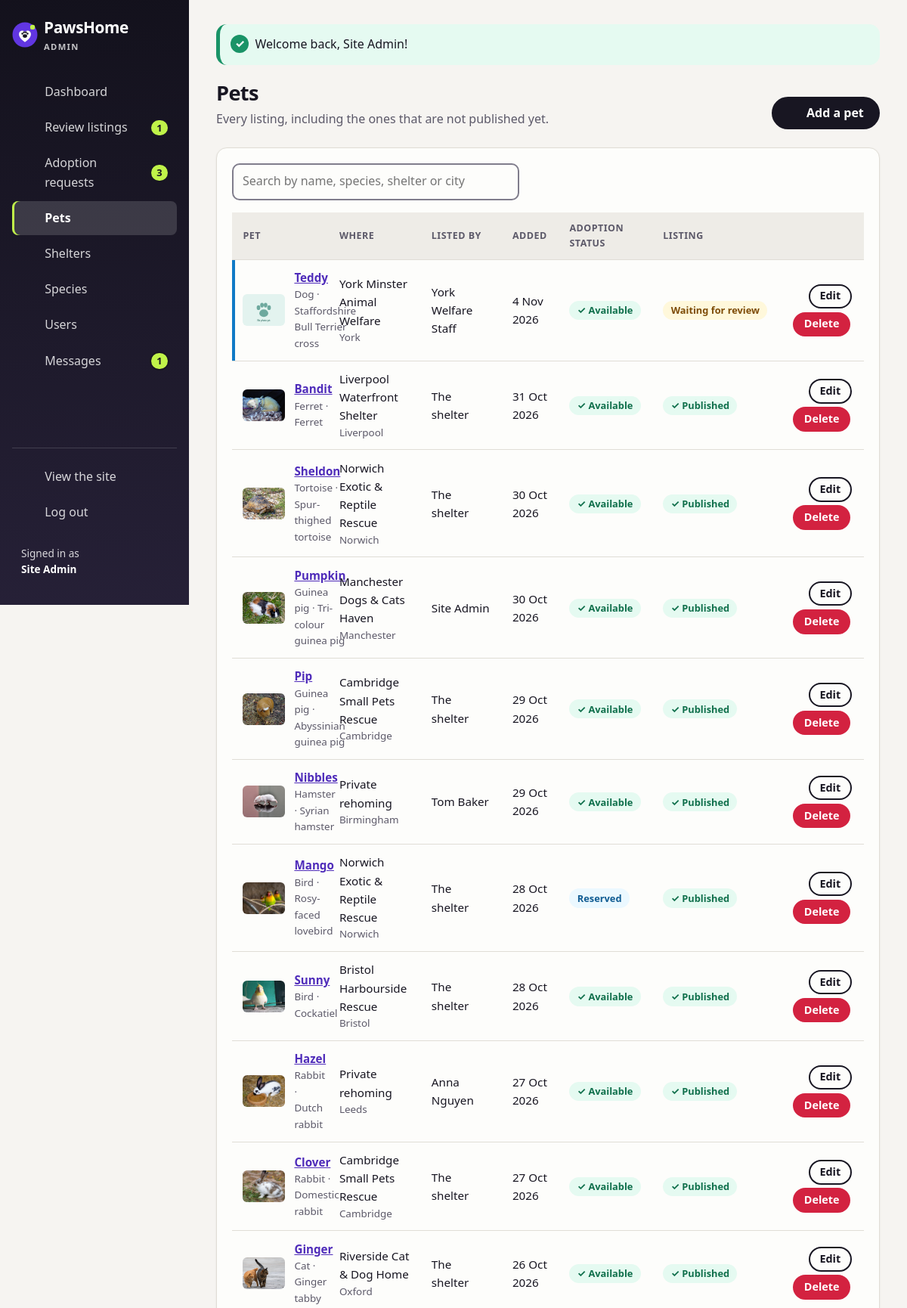
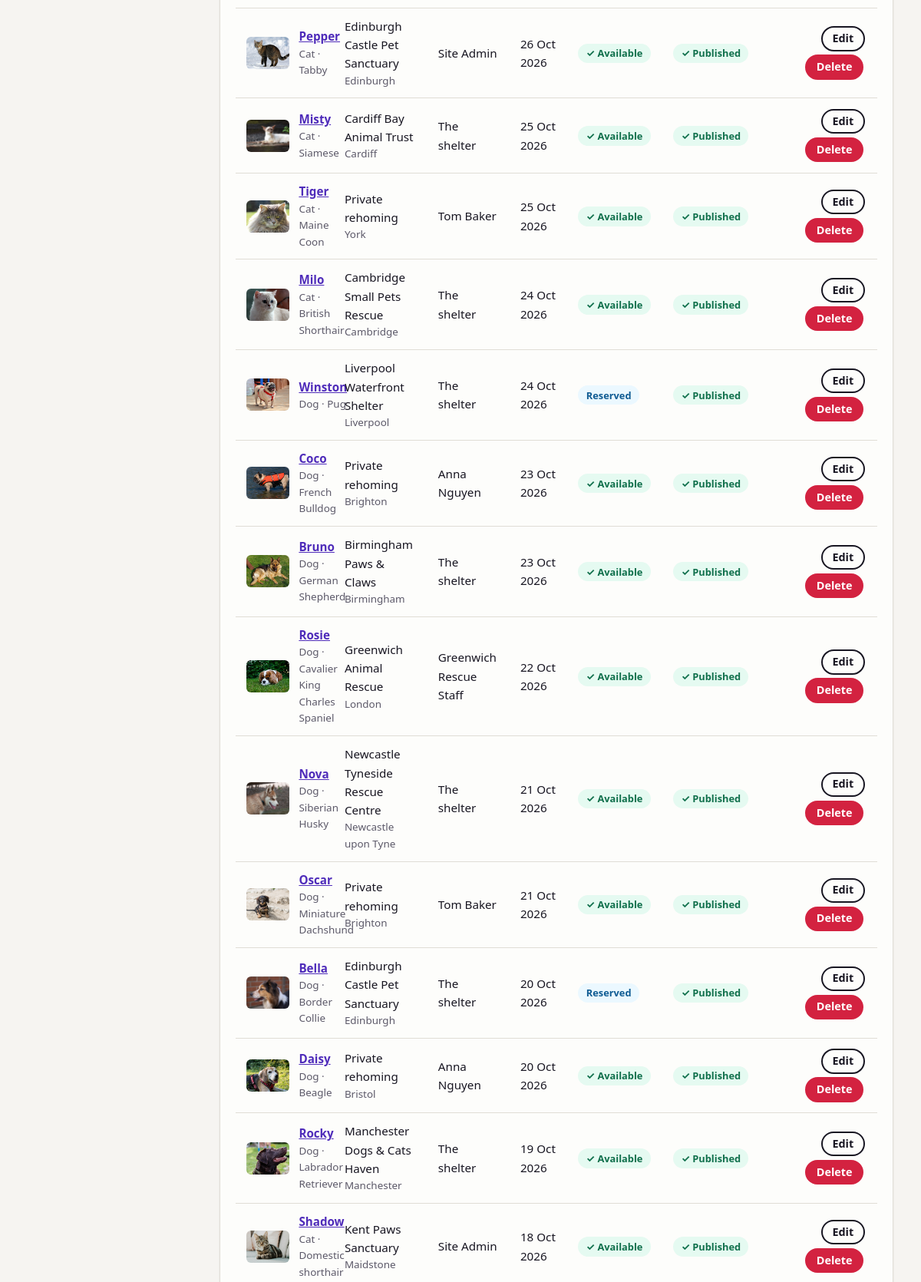
Screenshot of /admin/pets.php (signed in, upper part) with the database file from the repository (2 pictures, top to bottom).
### tables this page shows
CREATE TABLE user (
    id INT NOT NULL AUTO_INCREMENT,
    name VARCHAR(100) NOT NULL,
    email VARCHAR(255) NOT NULL,
    password VARCHAR(255) NOT NULL,
    role ENUM('member', 'admin') NOT NULL DEFAULT 'member',
    shelterid INT NULL,               
    datejoined DATE NOT NULL,
    PRIMARY KEY (id),
    UNIQUE KEY (email)
);

CREATE TABLE pet (
    id INT NOT NULL AUTO_INCREMENT,
    name VARCHAR(50) NOT NULL,
    age INT NOT NULL,
    gender ENUM('Male', 'Female') NOT NULL,
    description TEXT NOT NULL,
    image VARCHAR(255) NULL,
    imagecredit VARCHAR(255) NULL,    
    imagesource VARCHAR(500) NULL,    
    breed VARCHAR(80) NULL,
    size ENUM('Small', 'Medium', 'Large') NOT NULL DEFAULT 'Medium',
    energy ENUM('Low', 'Medium', 'High') NOT NULL DEFAULT 'Medium',
    vaccinated TINYINT(1) NOT NULL DEFAULT 0,        
    neutered TINYINT(1) NOT NULL DEFAULT 0,
    healthnotes VARCHAR(500) NULL,                   
    goodwithkids TINYINT(1) NOT NULL DEFAULT 0,
    goodwithdogs TINYINT(1) NOT NULL DEFAULT 0,
    goodwithcats TINYINT(1) NOT NULL DEFAULT 0,
    apartmentok TINYINT(1) NOT NULL DEFAULT 0,       
    status ENUM('Available', 'Reserved', 'Adopted') NOT NULL DEFAULT 'Available',
     
    approval ENUM('Pending', 'Approved', 'Rejected') NOT NULL DEFAULT 'Pending',
    reviewnote VARCHAR(255) NULL,     
    dateadded DATE NOT NULL,
    speciesid INT NOT NULL,
    shelterid INT NULL,               
    city VARCHAR(100) NULL,           
    userid INT NULL,
    PRIMARY KEY (id),
    FOREIGN KEY (speciesid) REFERENCES species (id) ON DELETE RESTRICT,
    FOREIGN KEY (shelterid) REFERENCES shelter (id) ON DELETE RESTRICT,
    FOREIGN KEY (userid) REFERENCES user (id) ON DELETE SET NULL
);

CREATE TABLE species (
    id INT NOT NULL AUTO_INCREMENT,
    name VARCHAR(50) NOT NULL,
    PRIMARY KEY (id),
    UNIQUE KEY (name)
);

CREATE TABLE shelter (
    id INT NOT NULL AUTO_INCREMENT,
    name VARCHAR(100) NOT NULL,
    city VARCHAR(100) NOT NULL,
    email VARCHAR(255) NOT NULL,
    phone VARCHAR(30) NOT NULL,
    verified TINYINT(1) NOT NULL DEFAULT 0,    
    PRIMARY KEY (id)
);

### admin/pets.php (called while the page is built, shortened)
<?php
include '../includes/Functions.php';
requireAdmin();
try {
	include '../includes/DatabaseConnection.php';
	include '../includes/DatabaseFunctions.php';
	$output = loadTemplate('admin/pets.html.php', ['pets' => allPets($pdo, ['approval' => 'any'])]);
} catch (PDOException $e) {
	$title = 'An error has occurred';
	$output = loadTemplate('error.html.php', ['message' => 'Database error: ' . $e->getMessage()]);
}
include '../templates/admin_layout.html.php';

### includes/DatabaseFunctions.php (called while the page is built, shortened)
<?php
function query($pdo, $sql, $parameters = []) {
	$query = $pdo->prepare($sql);
	$query->execute($parameters);
	return $query;
}
function petSelect() {
	return 'SELECT pet.id, pet.name, pet.age, pet.gender, pet.description, pet.image,
			pet.imagecredit, pet.imagesource,
			pet.breed, pet.size, pet.energy, pet.vaccinated, pet.neutered, pet.healthnotes,
			pet.goodwithkids, pet.goodwithdogs, pet.goodwithcats, pet.apartmentok,
			pet.status, pet.approval, pet.reviewnote, pet.dateadded, pet.speciesid, pet.shelterid, pet.userid,
			species.name AS speciesname,
			shelter.name AS sheltername,
			COALESCE(shelter.city, pet.city) AS sheltercity,   -- a private rehoming has no shelter, so use its own city
			shelter.email AS shelteremail, shelter.phone AS shelterphone,
			shelter.verified AS shelterverified,
			user.name AS postedby, user.role AS postedbyrole,
			(SELECT COUNT(*) FROM favourite WHERE favourite.petid = pet.id) AS favouritecount
		FROM pet
		INNER JOIN species ON pet.speciesid = species.id
		LEFT JOIN shelter ON pet.shelterid = shelter.id
		LEFT JOIN user ON pet.userid = user.id';
}
function petFilters($filters) {
	$sql = ' WHERE 1 = 1';
	$parameters = [];
	$approval = $filters['approval'] ?? 'Approved';
	return ['sql' => $sql, 'parameters' => $parameters];
}
function allPets($pdo, $filters = [], $limit = null, $offset = 0) {
	$where = petFilters($filters);
	$sql = petSelect() . $where['sql'];
	$parameters = $where['parameters'];
	$sort = $filters['sort'] ?? 'newest';
	switch ($sort) {
		case 'newest':
		default:
			$sql .= ' ORDER BY pet.dateadded DESC, pet.id DESC';
			break;
	}
	return query($pdo, $sql, $parameters)->fetchAll();
}
function adminBadgeCounts($pdo) {
	$row = query($pdo, "SELECT
			(SELECT COUNT(*) FROM pet WHERE approval = 'Pending') AS review,
			(SELECT COUNT(*) FROM adoptionrequest WHERE status = 'New') AS newrequests,
			(SELECT COUNT(*) FROM message) AS messages")->fetch();
	return array_map('intval', $row);
}

### templates/admin/pets.html.php (the view, shortened to what this page needs)
<header class="admin-head">
	<div>
		<h1>Pets</h1>
		<p class="admin-sub">Every listing, including the ones that are not published yet.</p>
	</div>
	<div class="admin-head-actions">
		<a class="btn" href="../addpet.php"><?=icon('plus')?> Add a pet</a>
	</div>
</header>
<section class="admin-card">
	<?php $filterTarget = 'pets-table'; $filterLabel = 'Search by name, species, shelter or city'; include __DIR__ . '/tablefilter.html.php'; ?>
	<div class="table-wrap">
		<table class="admin-table" id="pets-table">
			<thead>
				<tr><th scope="col">Pet</th><th scope="col">Where</th><th scope="col">Listed by</th><th scope="col">Added</th><th scope="col">Adoption status</th><th scope="col">Listing</th><th scope="col"><span class="visually-hidden">Actions</span></th></tr>
			</thead>
			<tbody>
				<?php foreach ($pets as $pet): ?>
					<tr>
						<td data-label="Pet">
							<div class="cell-with-thumb">
								<img class="thumb" src="<?=html(imagePath($pet['image'], '../'))?>" alt="" width="56" height="42">
								<div>
									<a class="cell-title" href="../pet.php?id=<?=html($pet['id'])?>"><?=html($pet['name'])?></a>
									<span class="cell-sub"><?=html($pet['speciesname'])?><?=$pet['breed'] ? ' &middot; ' . html($pet['breed']) : ''?></span>
								</div>
							</div>
						</td>
						<td data-label="Where"><?=html($pet['sheltername'] ?? 'Private rehoming')?><span class="cell-sub"><?=html($pet['sheltercity'])?></span></td>
						<td data-label="Listed by"><?=html(listedByLabel($pet))?></td>
						<td data-label="Added"><?=formatDate($pet['dateadded'])?></td>
						<td data-label="Adoption status"><span class="badge badge-<?=strtolower(html($pet['status']))?>"><?=html($pet['status'])?></span></td>
						<td data-label="Listing"><span class="badge badge-<?=strtolower(html($pet['approval']))?>"><?=html(reviewLabel($pet['approval']))?></span></td>
						<td class="actions" data-label="Actions">
							<a class="btn btn-small btn-outline" href="../editpet.php?id=<?=html($pet['id'])?>">Edit<span class="visually-hidden"> <?=html($pet['name'])?></span></a>
							<form action="../deletepet.php" method="post" class="inline-form" data-confirm="Delete <?=html($pet['name'])?>? This cannot be undone.">
								<button class="btn btn-small btn-danger" type="submit">Delete<span class="visually-hidden"> <?=html($pet['name'])?></span></button>
							</form>
						</td>
					</tr>
				<?php endforeach; ?>
			</tbody>
		</table>
	</div>
</section>

### templates/admin_layout.html.php (shortened to what this page needs)
<?php
$flash = getFlash();
$page = basename($_SERVER['SCRIPT_NAME']);
$badges = (isset($pdo) && function_exists('adminBadgeCounts')) ? adminBadgeCounts($pdo) : ['review' => 0, 'newrequests' => 0, 'messages' => 0];
$menu = [
	'index.php' => ['Dashboard', 'dashboard', 0, ''],
	'approvals.php' => ['Review listings', 'review', $badges['review'], 'waiting for review'],
	'requests.php' => ['Adoption requests', 'requests', $badges['newrequests'], 'new'],
	'pets.php' => ['Pets', 'pets', 0, ''],
	'shelters.php' => ['Shelters', 'shelters', 0, ''],
	'species.php' => ['Species', 'species', 0, ''],
	'users.php' => ['Users', 'users', 0, ''],
	'messages.php' => ['Messages', 'messages', $badges['messages'], 'messages']
];
?>
<!DOCTYPE html>
<html lang="en">
<head>
	<link rel="stylesheet" href="<?=asset('css/style.css', '../')?>">
</head>
<body id="admin" class="admin">
	<div class="admin-shell">
		<aside class="admin-sidebar">
			<div class="admin-brand-row">
				<a class="brand" href="index.php">
					<img src="<?=asset('images/logo.svg', '../')?>" alt="" width="34" height="34">
					<span>PawsHome <small>Admin</small></span>
				</a>
			</div>
			<nav id="main-nav" class="admin-nav" aria-label="Admin">
				<ul>
					<?php foreach ($menu as $file => $item): ?>
						<li>
							<a href="<?=$file?>" <?=$page == $file ? 'aria-current="page"' : ''?>>
								<?=icon($item[1])?>
								<span class="admin-nav-label"><?=html($item[0])?></span>
								<?php if ($item[2]): ?>
									<span class="count-badge"><?=html($item[2])?><span class="visually-hidden"> <?=html($item[3])?></span></span>
								<?php endif; ?>
							</a>
						</li>
					<?php endforeach; ?>
				</ul>
				<ul class="admin-nav-bottom">
					<li><a href="../index.php"><?=icon('site')?><span class="admin-nav-label">View the site</span></a></li>
					<li><form action="../logout.php" method="post" class="logout-form"><?=csrfField()?><button class="link-button" type="submit"><?=icon('logout')?><span class="admin-nav-label">Log out</span></button></form></li>
				</ul>
				<p class="admin-user">Signed in as<br><strong><?=html(currentUser()['name'] ?? '')?></strong></p>
			</nav>
		</aside>
		<main id="main" class="admin-main" tabindex="-1">
			<?php if ($flash): ?>
				<div class="alert alert-<?=html($flash['type'])?>" role="<?=$flash['type'] == 'error' ? 'alert' : 'status'?>" aria-live="polite"><?=html($flash['message'])?></div>
			<?php endif; ?>
			<?=$output?>
		</main>
	</div>
</body>
</html>

### rows the page displays
user: name "Site Admin"
pet: shows a picture, name "Teddy", speciesid.name "Dog", breed "Staffordshire Bull Terrier cross", shelterid.name "York Minster Animal Welfare", sheltercity "York", userid.name "York Welfare Staff", dateadded "4 Nov 2026", status "Available", approval "Waiting for review"
pet: image (picture), name "Bandit", speciesid.name "Ferret", breed "Ferret", shelterid.name "Liverpool Waterfront Shelter", sheltercity "Liverpool", shelterid "The shelter", dateadded "31 Oct 2026", status "Available", approval "Published"
pet: image (picture), name "Sheldon", speciesid.name "Tortoise", breed "Spur-thighed tortoise", shelterid.name "Norwich Exotic & Reptile Rescue", sheltercity "Norwich", shelterid "The shelter", dateadded "30 Oct 2026", status "Available", approval "Published"
pet: image (picture), name "Pumpkin", speciesid.name "Guinea pig", breed "Tri-colour guinea pig", shelterid.name "Manchester Dogs & Cats Haven", sheltercity "Manchester", userid.name "Site Admin", dateadded "30 Oct 2026", status "Available", approval "Published"
pet: image (picture), name "Pip", speciesid.name "Guinea pig", breed "Abyssinian guinea pig", shelterid.name "Cambridge Small Pets Rescue", sheltercity "Cambridge", shelterid "The shelter", dateadded "29 Oct 2026", status "Available", approval "Published"
pet: image (picture), name "Nibbles", speciesid.name "Hamster", breed "Syrian hamster", sheltername "Private rehoming", sheltercity "Birmingham", userid.name "Tom Baker", dateadded "29 Oct 2026", status "Available", approval "Published"
pet: image (picture), name "Mango", speciesid.name "Bird", breed "Rosy-faced lovebird", shelterid.name "Norwich Exotic & Reptile Rescue", sheltercity "Norwich", shelterid "The shelter", dateadded "28 Oct 2026", status "Reserved", approval "Published"
pet: image (picture), name "Sunny", speciesid.name "Bird", breed "Cockatiel", shelterid.name "Bristol Harbourside Rescue", sheltercity "Bristol", shelterid "The shelter", dateadded "28 Oct 2026", status "Available", approval "Published"
pet: image (picture), name "Hazel", speciesid.name "Rabbit", breed "Dutch rabbit", sheltername "Private rehoming", sheltercity "Leeds", userid.name "Anna Nguyen", dateadded "27 Oct 2026", status "Available", approval "Published"
pet: image (picture), name "Clover", speciesid.name "Rabbit", breed "Domestic rabbit", shelterid.name "Cambridge Small Pets Rescue", sheltercity "Cambridge", shelterid "The shelter", dateadded "27 Oct 2026", status "Available", approval "Published"
pet: image (picture), name "Ginger", speciesid.name "Cat", breed "Ginger tabby", shelterid.name "Riverside Cat & Dog Home", sheltercity "Oxford", shelterid "The shelter", dateadded "26 Oct 2026", status "Available", approval "Published"
pet: image (picture), name "Pepper", speciesid.name "Cat", breed "Tabby", shelterid.name "Edinburgh Castle Pet Sanctuary", sheltercity "Edinburgh", userid.name "Site Admin", dateadded "26 Oct 2026", status "Available", approval "Published"
pet: image (picture), name "Misty", speciesid.name "Cat", breed "Siamese", shelterid.name "Cardiff Bay Animal Trust", sheltercity "Cardiff", shelterid "The shelter", dateadded "25 Oct 2026", status "Available", approval "Published"
pet: image (picture), name "Tiger", speciesid.name "Cat", breed "Maine Coon", sheltername "Private rehoming", sheltercity "York", userid.name "Tom Baker", dateadded "25 Oct 2026", status "Available", approval "Published"
pet: image (picture), name "Milo", speciesid.name "Cat", breed "British Shorthair", shelterid.name "Cambridge Small Pets Rescue", sheltercity "Cambridge", shelterid "The shelter", dateadded "24 Oct 2026", status "Available", approval "Published"
pet: image (picture), name "Winston", speciesid.name "Dog", breed "Pug", shelterid.name "Liverpool Waterfront Shelter", sheltercity "Liverpool", shelterid "The shelter", dateadded "24 Oct 2026", status "Reserved", approval "Published"
pet: image (picture), name "Coco", speciesid.name "Dog", breed "French Bulldog", sheltername "Private rehoming", sheltercity "Brighton", userid.name "Anna Nguyen", dateadded "23 Oct 2026", status "Available", approval "Published"
pet: image (picture), name "Bruno", speciesid.name "Dog", breed "German Shepherd", shelterid.name "Birmingham Paws & Claws", sheltercity "Birmingham", shelterid "The shelter", dateadded "23 Oct 2026", status "Available", approval "Published"
pet: image (picture), name "Rosie", speciesid.name "Dog", breed "Cavalier King Charles Spaniel", shelterid.name "Greenwich Animal Rescue", sheltercity "London", userid.name "Greenwich Rescue Staff", dateadded "22 Oct 2026", status "Available", approval "Published"
pet: image (picture), name "Nova", speciesid.name "Dog", breed "Siberian Husky", shelterid.name "Newcastle Tyneside Rescue Centre", sheltercity "Newcastle upon Tyne", shelterid "The shelter", dateadded "21 Oct 2026", status "Available", approval "Published"
pet: image (picture), name "Oscar", speciesid.name "Dog", breed "Miniature Dachshund", sheltername "Private rehoming", sheltercity "Brighton", userid.name "Tom Baker", dateadded "21 Oct 2026", status "Available", approval "Published"
pet: image (picture), name "Bella", speciesid.name "Dog", breed "Border Collie", shelterid.name "Edinburgh Castle Pet Sanctuary", sheltercity "Edinburgh", shelterid "The shelter", dateadded "20 Oct 2026", status "Reserved", approval "Published"
pet: image (picture), name "Daisy", speciesid.name "Dog", breed "Beagle", sheltername "Private rehoming", sheltercity "Bristol", userid.name "Anna Nguyen", dateadded "20 Oct 2026", status "Available", approval "Published"
pet: image (picture), name "Rocky", speciesid.name "Dog", breed "Labrador Retriever", shelterid.name "Manchester Dogs & Cats Haven", sheltercity "Manchester", shelterid "The shelter", dateadded "19 Oct 2026", status "Available", approval "Published"
pet: image (picture), name "Shadow", speciesid.name "Cat", breed "Domestic shorthair", shelterid.name "Kent Paws Sanctuary", sheltercity "Maidstone", userid.name "Site Admin", dateadded "18 Oct 2026", status "Available", approval "Published"

### other values shown
html($item[0]) "Dashboard"
html($item[0]) "Review listings"
html($item[2]) "1"
html($item[0]) "Adoption requests"
html($item[2]) "3"
html($item[0]) "Pets"
html($item[0]) "Shelters"
html($item[0]) "Species"
html($item[0]) "Users"
html($item[0]) "Messages"
html($flash['message']) "Welcome back, Site Admin!"
